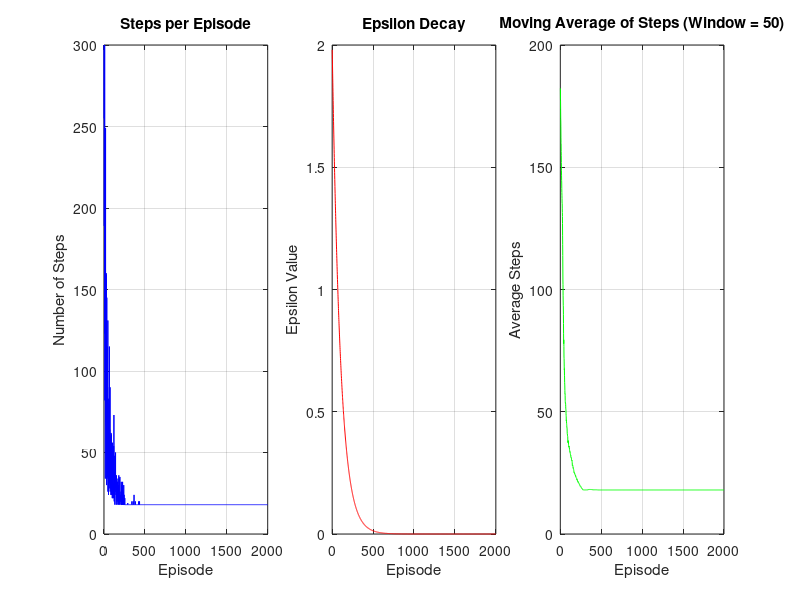

Recreate this plot in MATLAB. (Note: this script raises an error after producing the figure.)
%load("Qfile.mat");
Results=[];
qtable=zeros(100,4);
  Ep=2.0;

for e=1:2000%エピソード
    x=0;y=0;%初期座標
    for I=1:300 %試す回数
        s=10*x+y+1;%状態
        R=-0.1;%報酬
        if(rand()*10<Ep)
          action=randperm(4,1);%行動を選ぶ
        else
            [U,action]=max(qtable(s,:));
        end
        switch(action)
            case 1 %右
                 x=x+1;
                 if(x>9)x=4; R=-10;end
            case 2%左
                x=x-1;
                if(x<0)x=0; R=-10; end
            case 3%上
                 y=y+1;
                 if(y>9)y=4; R=-10;end
            case 4%下
                y=y-1;
                if(y<0)y=0; R=-10; end
        end
            sn=10*x+y+1;%次の状態
            if(sn==100)
                R=10;
            end

           % Update Q

           qtable(s,action)=0.9*qtable(s,action)+0.1*(R+0.9*max(qtable(sn,:)));
%Qテーブルの更新
             if(x==9 && y==9)
                break;
            end
    end
    Ep=Ep*0.99;
    Results(end+1,:)=[e, I, Ep];
end
%save("Qfile.mat",'qtable')

% Plot the results
figure('Position', [100, 100, 1200, 400]);

% Plot 1: Number of steps per episode
subplot(1,3,1);
plot(Results(:,1), Results(:,2), 'b-');
title('Steps per Episode');
xlabel('Episode');
ylabel('Number of Steps');
grid on;

% Plot 2: Epsilon decay
subplot(1,3,2);
plot(Results(:,1), Results(:,3), 'r-');
title('Epsilon Decay');
xlabel('Episode');
ylabel('Epsilon Value');
grid on;

% Plot 3: Moving average of steps
subplot(1,3,3);
window = 50; % Window size for moving average
movingAvg = movmean(Results(:,2), window);
plot(Results(:,1), movingAvg, 'g-');
title(['Moving Average of Steps (Window = ' num2str(window) ')']);
xlabel('Episode');
ylabel('Average Steps');
grid on;

sgtitle('Q-Learning Training Progress');
